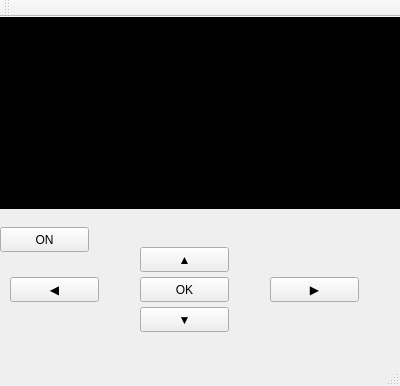
<?xml version="1.0" encoding="UTF-8"?>
<ui version="4.0">
 <class>MainWindow</class>
 <widget class="QMainWindow" name="MainWindow">
  <property name="geometry">
   <rect>
    <x>0</x>
    <y>0</y>
    <width>400</width>
    <height>386</height>
   </rect>
  </property>
  <property name="windowTitle">
   <string>MainWindow</string>
  </property>
  <widget class="QWidget" name="centralWidget">
   <widget class="QPushButton" name="pbPower">
    <property name="geometry">
     <rect>
      <x>0</x>
      <y>210</y>
      <width>89</width>
      <height>25</height>
     </rect>
    </property>
    <property name="text">
     <string>ON</string>
    </property>
   </widget>
   <widget class="QTextBrowser" name="tbScreen">
    <property name="geometry">
     <rect>
      <x>0</x>
      <y>0</y>
      <width>400</width>
      <height>192</height>
     </rect>
    </property>
    <property name="styleSheet">
     <string notr="true">background-color: rgb(0, 0, 0);</string>
    </property>
   </widget>
   <widget class="QPushButton" name="pbOK">
    <property name="geometry">
     <rect>
      <x>140</x>
      <y>260</y>
      <width>89</width>
      <height>25</height>
     </rect>
    </property>
    <property name="text">
     <string>OK</string>
    </property>
   </widget>
   <widget class="QPushButton" name="pbUp">
    <property name="geometry">
     <rect>
      <x>140</x>
      <y>230</y>
      <width>89</width>
      <height>25</height>
     </rect>
    </property>
    <property name="text">
     <string>▲</string>
    </property>
   </widget>
   <widget class="QPushButton" name="pbRight">
    <property name="geometry">
     <rect>
      <x>270</x>
      <y>260</y>
      <width>89</width>
      <height>25</height>
     </rect>
    </property>
    <property name="text">
     <string>▶</string>
    </property>
   </widget>
   <widget class="QPushButton" name="pbLeft">
    <property name="geometry">
     <rect>
      <x>10</x>
      <y>260</y>
      <width>89</width>
      <height>25</height>
     </rect>
    </property>
    <property name="text">
     <string>◀</string>
    </property>
   </widget>
   <widget class="QPushButton" name="pbDown">
    <property name="geometry">
     <rect>
      <x>140</x>
      <y>290</y>
      <width>89</width>
      <height>25</height>
     </rect>
    </property>
    <property name="text">
     <string>▼</string>
    </property>
   </widget>
  </widget>
  <widget class="QMenuBar" name="menuBar">
   <property name="geometry">
    <rect>
     <x>0</x>
     <y>0</y>
     <width>400</width>
     <height>22</height>
    </rect>
   </property>
  </widget>
  <widget class="QToolBar" name="mainToolBar">
   <attribute name="toolBarArea">
    <enum>TopToolBarArea</enum>
   </attribute>
   <attribute name="toolBarBreak">
    <bool>false</bool>
   </attribute>
  </widget>
  <widget class="QStatusBar" name="statusBar"/>
 </widget>
 <layoutdefault spacing="6" margin="11"/>
 <resources/>
 <connections/>
</ui>
